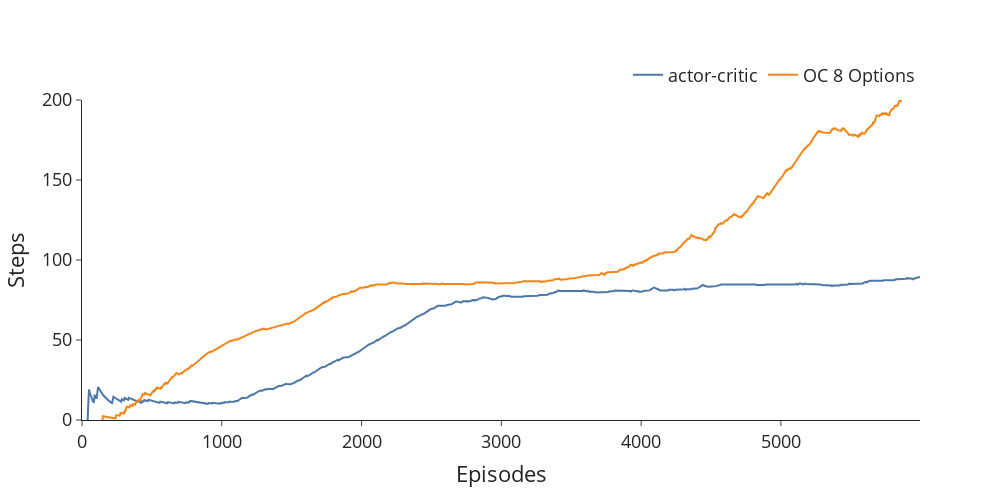

Notebook source saved alongside this figure:
### Code cell
fig = go.Figure() 
colors = px.colors.qualitative.T10

names = [
    "actor-critic",
#     "OC 4 Options",
    "OC 8 Options"
]


for i, name in enumerate(names):
    
    line = go.Scatter(
        x=tmp_logs.index, y=tmp_logs[f"mean_{name}"][:max_value],
        mode='lines', name=name, 
        line=dict(
                color=colors[i],
            )
    )
    fig.add_trace(line)
#     fig.add_trace(go.Scatter(
#         x=tmp_logs.index, y=tmp_logs[name][:max_value],
#         mode='lines',
#         opacity=0.1, showlegend=False,
#         line=dict(color=colors[i])
#         ))

fig.update_layout(
        xaxis_title="Episodes",
        yaxis_title="Steps",
        template="simple_white",
        width=1000, height=500,
        yaxis_range=[0, 200],
        legend=dict(
            orientation="h",
            yanchor="bottom",
            y=1.02,
            xanchor="right",
            x=1
        ),
        font=dict(
            size=18,
        )
)

### Figure 1 — Plotly figure (JSON) as saved in the notebook; plotly's stock layout.template omitted (floating-point values rounded to 4 significant figures; data arrays with more than 128 entries replaced by an {"elided": "..."} marker saying what was removed)
{"data": [{"line": {"color": "#4C78A8"}, "mode": "lines", "name": "actor-critic", "type": "scatter", "x": {"elided": "1200 int values"}, "y": {"elided": "1200 float values"}}, {"line": {"color": "#F58518"}, "mode": "lines", "name": "OC 8 Options", "type": "scatter", "x": {"elided": "1200 int values"}, "y": {"elided": "1200 float values"}}], "layout": {"font": {"size": 18}, "height": 500, "legend": {"orientation": "h", "x": 1, "xanchor": "right", "y": 1.02, "yanchor": "bottom"}, "width": 1000, "xaxis": {"title": {"text": "Episodes"}}, "yaxis": {"range": [0, 200], "title": {"text": "Steps"}}}}
